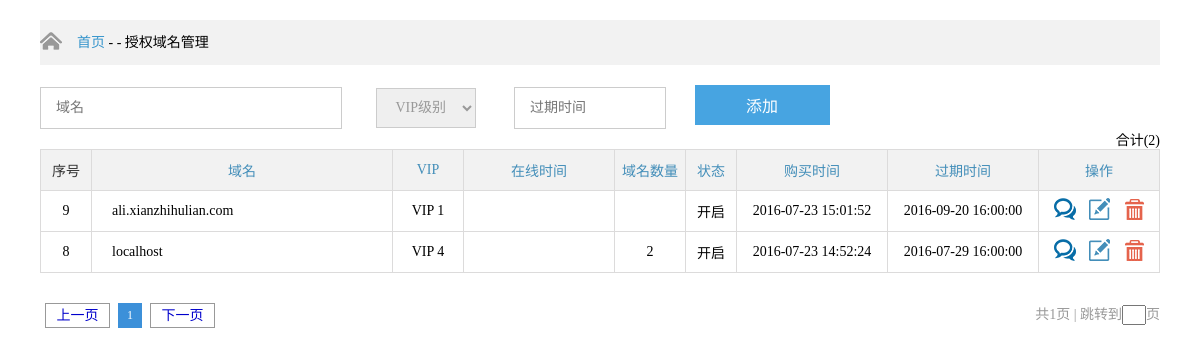
The page /admin/domain.php (signed in) on the database its author committed.
### tables this page shows
CREATE TABLE `domain` (
  `id` int(10) unsigned NOT NULL AUTO_INCREMENT,
  `title` varchar(255) NOT NULL,
  `startdate` int(11) NOT NULL,
  `vip_id` int(11) NOT NULL DEFAULT '1',
  `login_time` int(11) DEFAULT NULL,
  `ok` tinyint(2) unsigned NOT NULL DEFAULT '1',
  `enddate` int(11) NOT NULL,
  `domain_num` int(11) DEFAULT NULL,
  PRIMARY KEY (`id`),
  UNIQUE KEY `title` (`title`)
);

CREATE TABLE `vip` (
  `id` int(10) unsigned NOT NULL AUTO_INCREMENT,
  `title` varchar(255) NOT NULL DEFAULT '1',
  `domain` int(11) NOT NULL,
  `templates` int(11) NOT NULL,
  `url` varchar(255) NOT NULL,
  PRIMARY KEY (`id`)
);

### admin/domain.php (the view, shortened to what this page needs)
<?php
require("inc/data.php");
$action=isset($_GET['action'])?$_GET['action']:"";
$page=isset($_GET['page'])?$_GET['page']:1;
$data=array();
?>
<!DOCTYPE html PUBLIC "-//W3C//DTD XHTML 1.0 Transitional//EN" "http://www.w3.org/TR/xhtml1/DTD/xhtml1-transitional.dtd">
<html xmlns="http://www.w3.org/1999/xhtml">
<head>
	<link rel="stylesheet" type="text/css" href="css/css.css" />
	<link rel="stylesheet" type="text/css" href="css/pageGroup.css" />
</head>
<body>
<div id="pageAll">
	<div class="pageTop">
		<div class="page">
			<img src="img/coin02.png" style="float:left;margin-top:10px;" /><span><a href="main.php">首页</a>&nbsp;-&nbsp;-</span>&nbsp;授权域名管理
		</div>
	</div>
	<div class="page">
		<div class="connoisseur">
			<div class="conform clear">
				<div class="cfD">
					<form action="?action=add" method="post">
						<input class="userinput vpr" type="text" name="title" placeholder="域名"/>
						<select name="vip_id" id="vip">
							<option value="">VIP级别</option>
						</select>
						<input class="userinput vpr" style="width:150px;" type="text" name="enddate" placeholder="过期时间"/>
						<button class="userbtn">添加</button>
					</form>
				</div>
			</div>
			<div class="conShow">
				<span style="float:right">合计(<?=data_num('domain')?>)</span>
				<table border="1" cellspacing="0" cellpadding="0" width="100%">
					<tr>
						<td width="50px" class="tdColor tdC">序号</td>
						<td class="tdColor">域名</td>
						<td width="70px" class="tdColor">VIP</td>
						<td width="150px" class="tdColor">在线时间</td>
						<td width="70px" class="tdColor">域名数量</td>
						<td width="50px" class="tdColor">状态</td>
						<td width="150px" class="tdColor">购买时间</td>
						<td width="150px" class="tdColor">过期时间</td>
						<td width="120px" class="tdColor">操作</td>
					</tr>
					<?php
					if(info_list('domain',$page)){
						foreach(info_list('domain',$page) as $row){
							if (isset($id)&&$id == $row['id']&&$action=="edit") {
								?>
								<tr bgcolor="#999">
									<form action='?action=save&page=<?= $page ?>&id=<?= $id ?>' method='post'>
										<td height="40px"><?= $row['id'] ?></td>
										<td style="text-align:left;padding-left:20px;"><?= base64_decode($row['title']) ?></td>
										<td><select name="vip_id" id="vip">
												<option value="">VIP级别</option>
												<?php
												$sql="select * from vip order by id asc";
												$result=$mysqli->query($sql);
												while($row2=$result->fetch_assoc()){
													$selected=$row2['id']==$row['vip_id']?"selected":"";
													echo "<option value='".$row2['id']."' ".$selected.">".$row2['title']."</option>";
												}
												?>
											</select></td>
										<td><?= $row['login_time']?date('m-d H:i:s',$row['login_time']):"" ?></td>
										<td><?= $row['domain_num'] ?></td>
										<td>
											<select name="ok">
												<option value="1">开启</option>
												<option value="0"<?if($row['ok']==0){echo " selected";}?>>关闭</option>
											</select>
										</td>
										<td><?= date('Y-m-d H:i:s',$row['startdate']) ?></td>
										<td><input type="text" name="enddate" value="<?= date('Y-m-d H:i:s',$row['enddate']) ?>"/></td>
										<td>
											<button><img src="img/ok.png"></button><a href="?page=<?= $page ?>"><img src="img/no.png"></a></td>
									</form>
								</tr>
								<?php
							}else {
								?>
								<tr>
									<td height="40px"><?= $row['id'] ?></td>
									<td style="text-align:left;padding-left:20px;"><?= base64_decode($row['title']) ?></td>
									<td><?= $mysqli->query("select title from vip where id=".$row['vip_id'])->fetch_object()->title ?></td>
									<td><?= $row['login_time']?date('m-d H:i:s',$row['login_time']):"" ?></td>
									<td><?= $row['domain_num']?></td>
									<td><?= $row['ok']?"开启":"关闭" ?></td>
									<td><?= date('Y-m-d H:i:s',$row['startdate']) ?></td>
									<td><?= date('Y-m-d H:i:s',$row['enddate']) ?></td>
									<td>
										<a href="domain_dail?id=<?= $row['id'] ?>"><img class="operation" src="img/coin11.png"></a> <a href="?action=edit&page=<?=$page?>&id=<?= $row['id'] ?>"><img class="operation" src="img/update.png"></a> <a href="?action=del&page=<?=$page?>&id=<?=$row['id']?>"><img class="operation delban" src="img/delete.png"></a></td>
								</tr>
								<?php
							}
						}
					}
					?>
				</table>
				<div class="paging">
					<div id="pageGro" class="cb clear">
						<?=list_page('domain',$page)?>
					</div>
				</div>
			</div>
		</div>
	</div>
</div>
</body>
</html>

### admin/inc/function.php (shortened to what this page needs)
<?php
function info_list($from,$page){
    global $mysqli;
    $page_size=30;
    $sql="select id from ".$from;
    $result=$mysqli->query($sql);
    $total=$result->num_rows;
    $pagenum=ceil($total/$page_size);
    $min=($page-1)*$page_size;
    $sql="select * from ".$from." order by id desc limit ".$min.",".$page_size;
    $result=$mysqli->query($sql);
    if($result->num_rows>0){
        while($row = $result->fetch_assoc())
        {
            $data[] = $row;
        }
        return $data;
    }
}
function list_page($from,$page,$type=''){
    global $mysqli;
    $page_size=30;
    $sql="select id from ".$from;
    $result=$mysqli->query($sql);
    $total=$result->num_rows;
    if($total>0){
        $pagenum=ceil($total/$page_size);
        $shang=$page>1?$page-1:1;
        $str="<div class=\"pageUp\"><a href=\"?page=".$shang."\">上一页</a></div>";
        $str.="<div class=\"pageList clear\"><ul>";
        $str.="<li class=\"on\">$page</li>";
        $str.="</ul></div>";
        $xia=$page>=$pagenum?$pagenum:$page+1;
        $str.="<div class=\"pageDown\"><a href=\"?page=$xia\">下一页</a></div>";
        $str.="<div class=\"pagejump\"><form action='' method='get'>共{$pagenum}页 | 跳转到<input type='text' name='page'/>页</form></div>";
        return $str;
    }
}
function data_num($from,$num='',$day=''){
    global $mysqli;
    $sql="select count(*) as count from ".$from;
    $num_all=$mysqli->query($sql)->fetch_object()->count;
    return $num_all;
}
?>

### admin/css/css.css (style rules this page uses)
* { padding: 0; margin: 0; font-family: "Microsoft YaHei"; font-size: 14px; }
a { text-decoration: none; color:#0000cc; }
li { list-style-type: none; }
#pageAll { padding:0 40px; }
#pageAll .page { margin-top:20px; }
#pageAll .page>img { float:left; margin-top:10px; }
.pageTop { width: 100%; height: 45px; line-height: 45px; background-color: #f2f2f2; }
.pageTop span { margin-left: 15px; }
.pageTop a { color: #3695cc; }
table { border-collapse: collapse; }
td { text-align: center; border: 1px solid #dcdbdb; }
.tdColor { height: 40px; background-color: #f2f2f2; color: #438eb9; }
.tdC { color: #333; }
.paging { width: 100%; margin-bottom: 50px; text-align: right; }
.operation { margin-left: 5px; margin-right: 5px; cursor: pointer; }
.conShow input { width:90%; }
.cfD { float:left; }
.cfD select { width: 100px; height: 40px; border: 1px solid #ccc; margin-left: 15px; margin-right: 35px; color: #999; text-indent: 15px; }
.cfD .vpr { margin-right: 15px; }
.cfD .userinput { width: 300px; height: 40px; border: 1px solid #ccc; text-indent: 15px; color: #999; }
.cfD .userbtn { margin-left: 10px; width: 135px; height: 40px; border: none; font-size: 16px; color: #fff; background-color: #47a4e1; }
.clear:after { content: "."; display: block; height: 0; clear: both; visibility: hidden }

### admin/css/pageGroup.css (style rules this page uses)
#pageGro { margin:0px auto; padding-top:30px; }
#pageGro div,#pageGro div ul li { font-size:12px; color:#999; line-height:23px; float:left; margin-left:5px; }
#pageGro div ul li { width:22px; text-align:center; border:1px solid #999; cursor:pointer;margin:0 3px; }
#pageGro div ul li.on { color:#fff; background:#3c90d9; border:1px solid #3c90d9; }
#pageGro .pageUp,#pageGro .pageDown { width:63px; border:1px solid #999; cursor:pointer;text-align: center; }
.clear:after { content: "."; display: block; height: 0; clear: both; visibility: hidden }
#pageGro .pagejump { float: right; }
#pageGro .pagejump input { width:20px; }

### rows shown on the page
domain: id "9", title "ali.xianzhihulian.com", vip.title "VIP 1", ok "开启", startdate "2016-07-23 15:01:52", enddate "2016-09-20 16:00:00"
domain: id "8", title "localhost", vip.title "VIP 4", domain_num "2", ok "开启", startdate "2016-07-23 14:52:24", enddate "2016-07-29 16:00:00", domain_num "1"

### other values the page prints
data_num('domain') "2"
$page "1"
